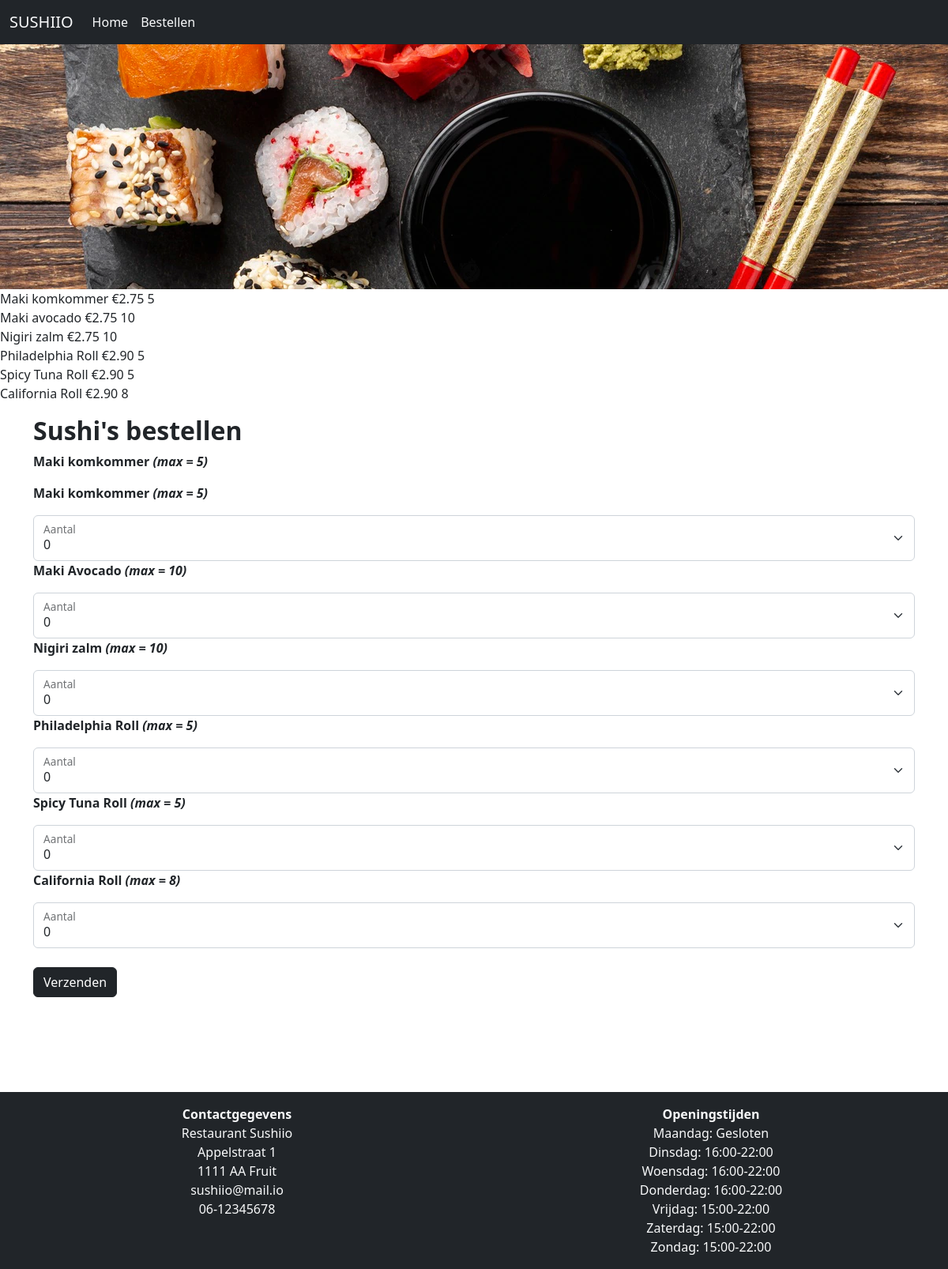
The app's page /sushi.php with its own data.
### tables this page shows
CREATE TABLE `sushi` (
  `id` int(11) NOT NULL,
  `name` varchar(255) NOT NULL,
  `price` decimal(10,2) NOT NULL,
  `stock` int(11) NOT NULL
);

### sushi.php (the view, shortened to what this page needs)
<!DOCTYPE html>
    <html lang="en">
    <head>
        <link rel="stylesheet" href="style.css">
        <link href="https://cdn.jsdelivr.net/npm/bootstrap@5.2.0/dist/css/bootstrap.min.css" rel="stylesheet">
    </head>
    <body>
      <div class="col-lg-12">
        <nav class="navbar navbar-expand-lg bg-dark">
        <div class="container-fluid">
          <a class="navbar-brand text-light" href="index.php">SUSHIIO</a>
            <div class="collapse navbar-collapse" id="navbarNavAltMarkup">
            <div class="navbar-nav">
            <a class="nav-link active text-light" aria-current="page" href="index.php">Home</a>
            <a class="nav-link text-light" href="sushi.php">Bestellen</a>
          </div>
        </div>
        </div>
      </nav>
    </div>
      <div class="p-5 bg-image" class="img-fluid" style="background-image: url('./img/test2.png'); height: 310px;" >
      </div>
      <?php try {
  $db = new PDO("mysql:host=localhost;dbname=sushistock", "root", "");
  $query = $db->prepare("SELECT name,price,stock FROM sushi");
  $query->execute();
  $result = $query->fetchAll(PDO::FETCH_ASSOC);
  foreach($result as &$data) {
      echo $data["name"] . " ";
      echo "€" .  $data["price"] . " ";
      echo $data["stock"] . " " . "<br>";
  }
}   catch(PDOException $e) {
  die("DATABASE ERROR! ERROR CODE:" . $e->getMessage());
}
    ?>
      <div class="container">
          <div class="row">
            <div class="col-md-12 mt-3">
              <h2 class="fw-semibold">Sushi's bestellen</h2>
              <form method="post" action="">
              <p class="fw-semibold">Maki komkommer <i>(max = 5)</i></p>
              <p class="fw-semibold">Maki komkommer <i>(max = 5)</i></p>
              <div class="form-floating">
                <select name="makikomkommmer" class="form-select" id="floatingSelect" aria-label="Floating label select example">
                  <option selected>0</option>
                </select>
                    <label for="floatingSelect">Aantal</label>
                </div>
              <p class="fw-semibold">Maki Avocado <i>(max = 10)</i></p>
              <div class="form-floating">
                <select name="makiavocado" class="form-select" id="floatingSelect" aria-label="Floating label select example">
                  <option selected>0</option>
                </select>
                    <label for="floatingSelect">Aantal</label>
                </div>
              <p class="fw-semibold">Nigiri zalm <i>(max = 10)</i></p>
              <div class="form-floating">
                <select name="nigirizalm" class="form-select" id="floatingSelect" aria-label="Floating label select example">
                  <option selected>0</option>
                </select>
                    <label for="floatingSelect">Aantal</label>
                </div>
              <p class="fw-semibold">Philadelphia Roll <i>(max = 5)</i></p>
              <div class="form-floating">
                <select name="philadelphiaroll" class="form-select" id="floatingSelect" aria-label="Floating label select example">
                  <option selected>0</option>
                </select>
                    <label for="floatingSelect">Aantal</label>
                </div>
              <p class="fw-semibold">Spicy Tuna Roll <i>(max = 5)</i></p>
              <div class="form-floating">
                <select name="spicytunaroll" class="form-select" id="floatingSelect" aria-label="Floating label select example">
                  <option selected>0</option>
                </select>
                    <label for="floatingSelect">Aantal</label>
                </div>
              <p class="fw-semibold">California Roll <i>(max = 8)</i></p>
              <div class="form-floating">
                <select name="californiaroll" class="form-select" id="floatingSelect" aria-label="Floating label select example">
                  <option selected>0</option>
                </select>
                    <label for="floatingSelect">Aantal</label>
                </div>
                <input type="submit" name="verzenden" class="btn btn-dark mt-4" value="Verzenden">
                </form>
                <br>
                <br>
                <br>
        </div>
        </div>
        </div>
        <div class="container-fluid bg-dark">
            <div class="row mt-5">
            <div class="col mt-3 text-light text-center">
              <p>
              <b>Contactgegevens</b><br>
                Restaurant Sushiio<br>
                Appelstraat 1<br>
                1111 AA Fruit<br>
                sushiio@mail.io<br>
                06-12345678<br>
              </p>
            </div>
            <div class="col mt-3 text-light text-center">
            <p>
              <b>Openingstijden</b><br>
                Maandag: Gesloten<br>
                Dinsdag: 16:00-22:00<br>
                Woensdag: 16:00-22:00<br>
                Donderdag: 16:00-22:00<br>
                Vrijdag: 15:00-22:00<br>
                Zaterdag: 15:00-22:00<br>
                Zondag: 15:00-22:00<br>
              </p>
            </div>
            </div>
        </div>
    </body>
    </html>

### records on screen
sushi: name "Maki komkommer", price "2.75", stock "5"
sushi: name "Maki avocado", price "2.75", stock "10"
sushi: name "Nigiri zalm", price "2.75", stock "10"
sushi: name "Philadelphia Roll", price "2.90", stock "5"
sushi: name "Spicy Tuna Roll", price "2.90", stock "5"
sushi: name "California Roll", price "2.90", stock "8"
